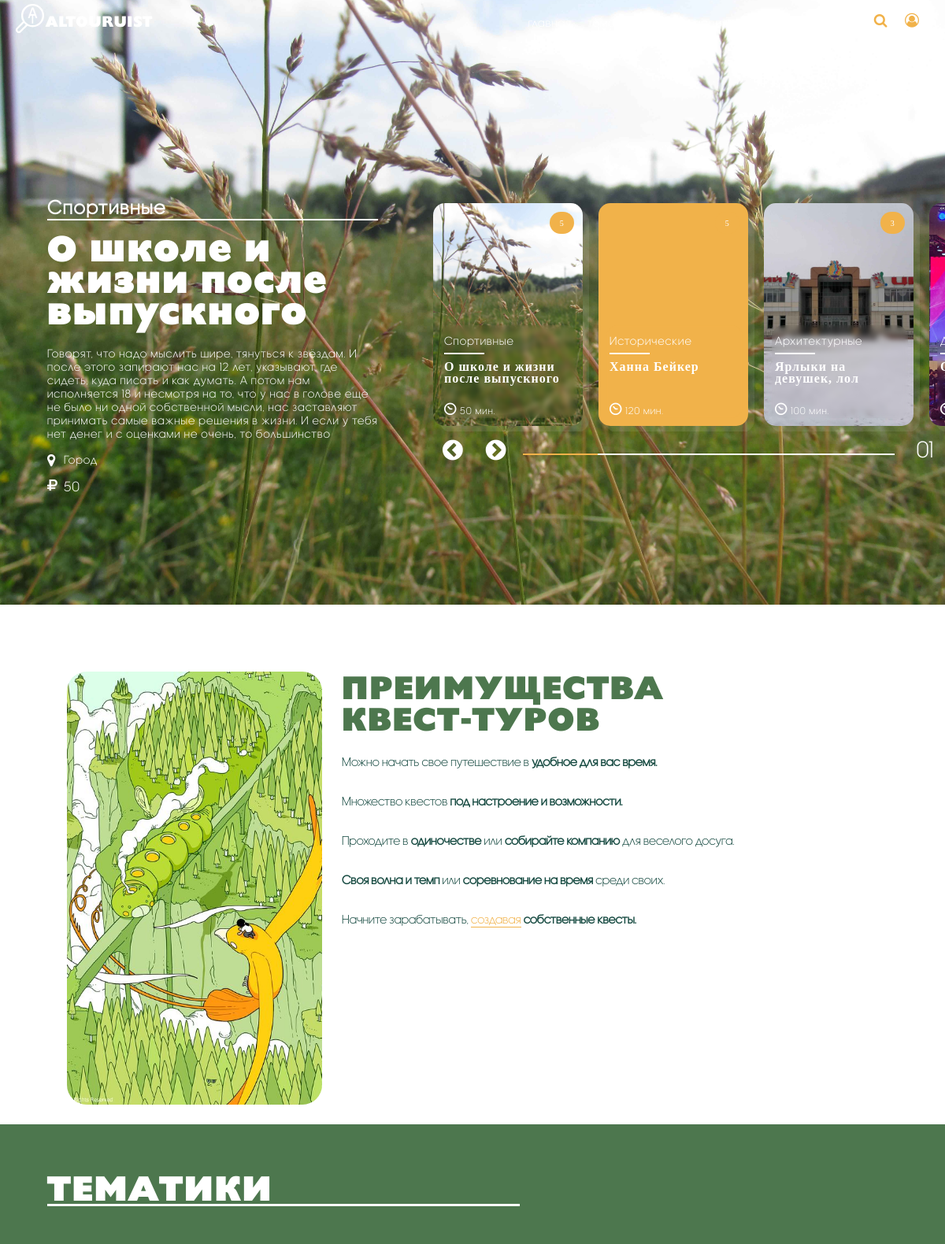
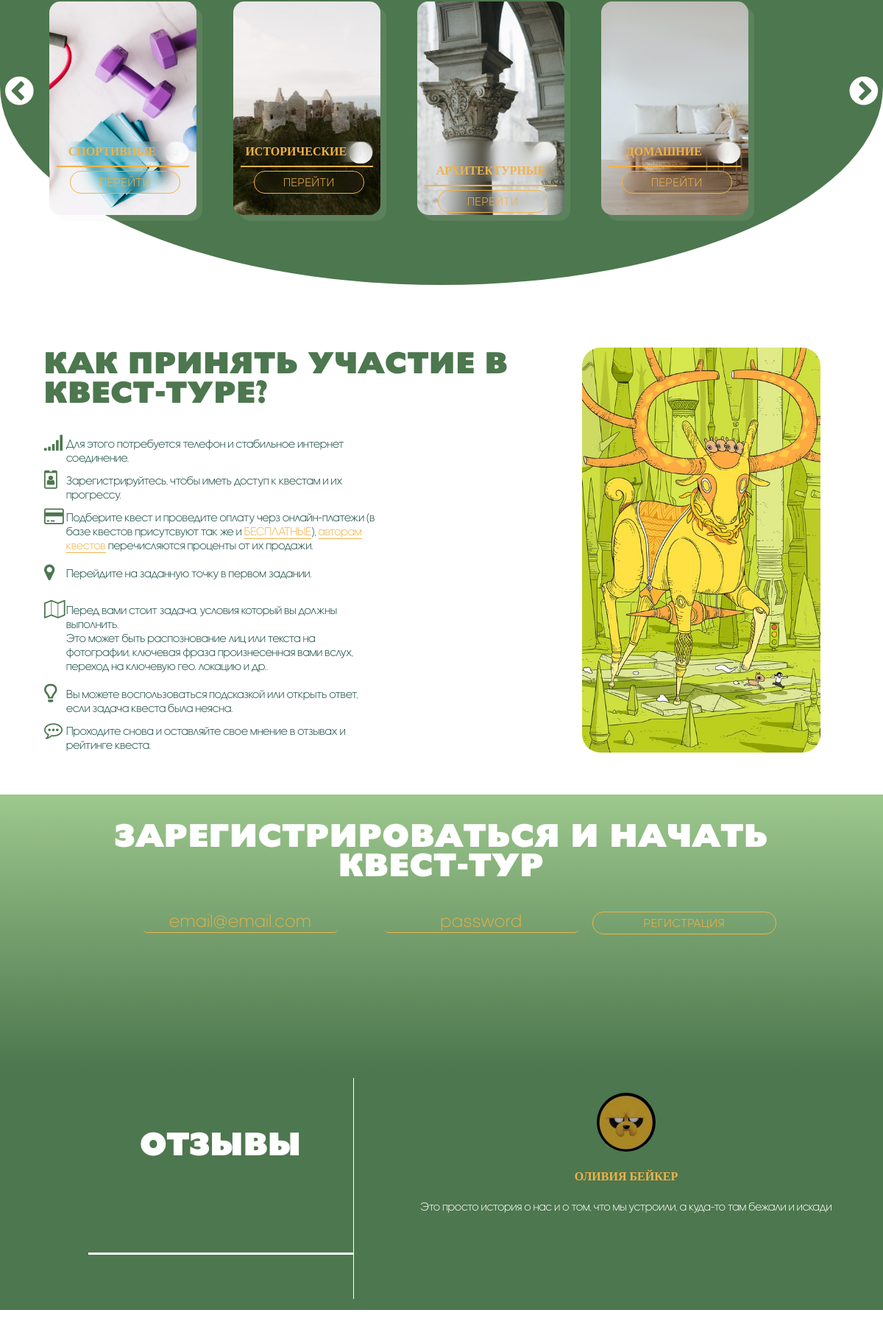
The page / (upper part) on the database its author committed (2 pictures, top to bottom).
### tables this page shows
CREATE TABLE `quests_altrst` (
  `id_quests` int(11) NOT NULL,
  `quests_name` varchar(250) DEFAULT NULL COMMENT 'название квеста',
  `text_quests` text COMMENT 'описание квеста',
  `reiting` varchar(9) DEFAULT NULL COMMENT 'рейтинг голосов за квест',
  `file` text,
  `age` varchar(2) DEFAULT NULL COMMENT 'возрастное ограничение',
  `sale` varchar(5) DEFAULT NULL COMMENT 'стоимость',
  `time` varchar(5) DEFAULT NULL COMMENT 'время прохождения',
  `distance` varchar(15) DEFAULT NULL,
  `man` varchar(2) DEFAULT NULL,
  `complication` varchar(11) DEFAULT NULL COMMENT 'сложность',
  `status` int(11) DEFAULT NULL COMMENT 'одобрен ли квест',
  `tegi` varchar(250) DEFAULT NULL COMMENT 'теги зависят от задач',
  `technical` varchar(250) DEFAULT NULL COMMENT ' технические требования',
  `id_location` int(11) DEFAULT NULL,
  `id_section` int(11) DEFAULT NULL,
  `id_t` int(11) DEFAULT NULL
);

CREATE TABLE `section` (
  `id_section` int(11) NOT NULL,
  `section_name` varchar(250) NOT NULL,
  `file` text NOT NULL
);

CREATE TABLE `location` (
  `id_location` int(11) NOT NULL,
  `location_name` varchar(100) NOT NULL,
  `sity` varchar(50) NOT NULL,
  `carta` text NOT NULL
);

CREATE TABLE `reviews` (
  `id` int(11) NOT NULL,
  `id_t` int(11) NOT NULL,
  `id_quests` int(11) NOT NULL,
  `assessment` int(2) DEFAULT NULL COMMENT 'Оценка',
  `text_quests` text COMMENT 'Текст рецензии',
  `date` date DEFAULT NULL
);

CREATE TABLE `user_tourist` (
  `id_t` int(11) NOT NULL COMMENT 'ид',
  `name_t` varchar(100) NOT NULL COMMENT 'имя для сайта',
  `email_t` varchar(250) NOT NULL,
  `password_t` varchar(255) DEFAULT NULL COMMENT 'пароль',
  `number_t` varchar(20) NOT NULL,
  `cookies_hash` varchar(255) DEFAULT NULL COMMENT 'для безопасной авторизации без пароля',
  `rating` int(10) DEFAULT NULL COMMENT 'рейтинг по прохождениям',
  `avatar` text COMMENT 'путь к аватарке',
  `email_confirmation` varchar(250) DEFAULT NULL COMMENT 'подверждение почты',
  `number_confirmation` int(15) NOT NULL,
  `repassword_t` varchar(250) DEFAULT NULL COMMENT 'хеш сумма для восстановления пароля',
  `date_of_visit` date DEFAULT NULL COMMENT 'дата визита',
  `role_admin` int(11) DEFAULT NULL
);

### index.php (the view, shortened to what this page needs)
<!DOCTYPE html>
<html lang="ru">
<head>
    <link rel="stylesheet" type="text/css" href="css/style_other.css">
    <link rel="stylesheet" type="text/css" href="css/style_head.css">
    <link rel="stylesheet" type="text/css" href="css/style_head_media.css">
</head>
<body>
<div class="block_head">
    <?php
    global $connect;
    ?>
    <header>
        <a href='index.php'><img class='logo_img' src="img/logo1.svg">
            <h3 class='logo_title'>altouruist</h3></a>
    </header>
    <div class='nav_right'>
        <input type="text" name="search" class="input_search" pattern="^[?!,-.а-яА-ЯёЁ0-9\s]+$"><input type="button" class='button_check' name="search_button" value="&#xe800;" id='search_button'>
        <input  type="button" id='reg_button' name="reg_button" class='button_check' value="&#xf2be;" >
    </div>
    <nav class='menu_head'>
        <ul>
            <a href='#top'><li>Главная</li></a>
            <a href='#them'><li>Тематики</li></a>
            <a href='#inf'><li>Информация</li></a>
            <a href='#feedback'><li>Отзывы</li></a>
            <a href='#contact'><li>Ссылки</li></a>
        </ul>
    </nav>
    <div class='right_list'>
        <?php
        $section = mysqli_query($connect, "SELECT * FROM `section` ");
        $array_count = mysqli_num_rows($section);
        for($i=1;$i<=$array_count;$i++){
        $array = mysqli_fetch_assoc($section);
        $id_section = $array["id_section"];
        $section_name = $array["section_name"];
        $quest = mysqli_query($connect, "SELECT * FROM `quests_altrst` WHERE `id_section`='$id_section'  ORDER BY reiting DESC LIMIT 1");
        $array_quest = mysqli_fetch_assoc($quest);
        $id_quests = $array_quest["id_quests"];
        $quests_name = $array_quest["quests_name"];
        $text_quests = $array_quest["text_quests"];
        $file = $array_quest["file"];
        $sale = $array_quest["sale"];
        $time = $array_quest["time"];
        $complication = $array_quest["complication"];
        $id_location = $array_quest["id_location"];
        $location_section = mysqli_query($connect, "SELECT * FROM `location` WHERE `id_location`='$id_location'");
        $array_location = mysqli_fetch_assoc($location_section);
        $location_name = $array_location["location_name"];
        print<<<block
         <section class='block_quest' num='$i' style="background-image: url('$file');">
            <abbr class='d_block' src="$file"></abbr>
            <p class='hard_level' title="Сложность прохождения" style='background:#F1B24A;'>$complication</p>
            <div class="block_blur">
                <h5 id='head_tem'><a href="section_quest.php?section=$id_section">$section_name</a></h5>
                <hr>
                <h4 id='name_quest'><a href="quest_tour.php?id_quest=$id_quests">$quests_name</a></h4>
                <p class="icon">&#xe802;</p><p class='time_s' title="Время прохождения">$time мин.</p>
                <p class="class_none" id='histori'>$text_quests</p>
                <p class="class_none" id='location'><a href="section_quest.php?location=$id_location">$location_name</a></p>
                <p class="class_none" id='sum'>$sale</p>
            </div>
        </section>
block;
        }
        ?>
    </div>
    <section class='left_info'>
        <?php
        $quest_id = mysqli_query($connect, "SELECT * FROM `quests_altrst` WHERE `id_section`='1'  ORDER BY reiting DESC LIMIT 1");
        $array_quest_id = mysqli_fetch_assoc($quest_id);
        $quests_name = $array_quest_id["quests_name"];
        $text_quests = $array_quest_id["text_quests"];
        $sale = $array_quest_id["sale"];
        $id_location = $array_quest_id["id_location"];
        $location_section = mysqli_query($connect, "SELECT * FROM `location` WHERE `id_location`='$id_location'");
        $array_location = mysqli_fetch_assoc($location_section);
        $location_name = $array_location["location_name"];
print<<<id
        <h5 id='tem_result'><a href="section_quest.php?section=$id_section">Спортивные</a></h5>
        <a href="quest_tour.php?id_quest="><h4 id='name_result'>$quests_name</h4></a>
        <span id='info_result'>$text_quests</span>
        <p class="icon" style="width: 5%;">&#xe801;</p><span style='width: 95%;' id='location_result'><a href="section_quest.php?location=$id_location">$location_name</a></span>
        <p class="icon" style="width: 5%;">&#xf158;</p><p id='sum_result' style="width: 95%;">$sale</p>
id;
?>
    </section>
    <div class='left_slide'>
        <input type="button" id="l" value="&#xf137;" rel='5'>
        <input type="button" id="r" value="&#xf138;" rel='5'>
        <hr class='clr_hr' style="border: 1px solid #F1B24A"><hr class='clr_hr'><hr class='clr_hr'><hr class='clr_hr'><hr class='clr_hr'>
        <p id='str_num'>01</p>
    </div>
</div>
<section class="plus_quest">
    <img class='left_gif' src="img/gif_log.jpg">
    <h3>Преимущества<br> квест-туров</h3>
    <li>Можно начать свое путешествие в <b>удобное для вас время.</b></li>
    <li>Множество квестов <b>под настроение и возможности.</b></li>
    <li>Проходите в <b> одиночестве</b> или <b>собирайте компанию</b> для веселого досуга.</li>
    <li><b>Своя волна и темп</b> или <b>соревнование на время</b> среди своих.</li>
    <li>Начните зарабатывать, <a href="#inf_reg">создавая</a> <b>собственные квесты.</b></li>
</section>
<div class="slide_quest_block">
    <h5>Тематики</h5>
    <input type="button" id='l_s' name="" value="&#xf137;">
    <input type="button" id='r_s' name="" value="&#xf138;">
    <div class='center_list'>
<?php
        $section = mysqli_query($connect,"SELECT * FROM `section`");
        $section_count=mysqli_num_rows($section);
        for ($i = 1;$i <= $section_count;$i++) {
            $array=mysqli_fetch_assoc($section);
            $id_section=$array["id_section"];
            $section_name=$array["section_name"];
            $file=$array["file"];
            $count_quest=mysqli_query($connect,"SELECT * FROM `quests_altrst` WHERE `id_section`='$id_section' AND `status`='1'");
            $number_count=mysqli_num_rows($count_quest);
            print<<<section
		<section class='section_li' style="background-image: url($file);">
		<p class="hard_level">$number_count</p>
		<a href="section_quest.php?section=$id_section">
		<h4>$section_name</h4>
		</a>
		<hr>
		<a style='border:none;' href='section_quest.php?section=$id_section'>
		<input style=' backdrop-filter: blur(8px);' type="button" class='button_action' name="quest_info" value="Перейти">
		</a>
		</section>
section;
        }
        ?>
    </div>
</div>
<div class="plus_quest">
    <img class='left_gif' src="img/gif_log2.jpg" style="float: right;">
    <h3>Как принять участие в квест-туре?</h3>
    <ul class='li_quest'>
        <p class="icon_list">&#xe803;</p><li>Для этого потребуется телефон и стабильное интернет соединение.</li>
        <p class="icon_list">&#xf2c1;</p><li>Зарегистрируйтесь, чтобы иметь доступ к квестам и их прогрессу.</li>
        <p class="icon_list">&#xe804;</p><li>Подберите квест и проведите оплату черз онлайн-платежи (в базе квестов присутсвуют так же и <a href="#">БЕСПЛАТНЫЕ</a>), <a href="#inf_reg">авторам квестов</a> перечисляются проценты от их продажи.<br><br></li>
        <p class="icon_list">&#xe801;</p><li>Перейдите на заданную точку в первом задании.</li>
        <p class="icon_list">&#xf278;</p><li>Перед вами стоит задача, условия который вы должны выполнить.<br>Это может быть распознование лиц или текста на фотографии, ключевая фраза произнесенная вами вслух, переход на ключевую гео. локацию и др..<br><br></li>
        <p class="icon_list">&#xe805;</p><li>Вы можете воспользоваться подсказкой или открыть ответ, если задача квеста была неясна.</li>
        <p class="icon_list">&#xf27b;</p><li>Проходите снова и оставляйте свое мнение в отзывах и рейтинге квеста.</li>
    </ul>
</div>
<div class="block_reg">
    <p>Зарегистрироваться и начать квест-тур</p>
    <form id='spped_reg'>
        <input type="text" required name="email" class="input_mail" placeholder="email@email.com" pattern="\S+@[a-z]+.[a-z]+">
        <input type="password" required name="password" class="input_mail" placeholder="password" pattern="(?=^.{6,}$)((?=.*\d)|(?=.*\W+))(?![.\n])(?=.*[A-Z])(?=.*[a-z]).*$">
        <input style='width: 250px;' type="button" onclick='speed_reg()' value="Регистрация" class='button_action'>
    </form>
</div>
<div class="block_person">
    <h5>Отзывы</h5>
    <div class='soc_center'>
        <?php
        $user_soc = mysqli_query($connect,"SELECT * FROM `reviews` ORDER BY RAND() LIMIT 5");
        for ($i=0; $i<5;$i++){
            $array_feedback = mysqli_fetch_assoc($user_soc);
            $id_t_feedback = $array_feedback['id_t'];
            $id_quests= $array_feedback['id_quests'];
            $text_quests= $array_feedback['text_quests'];
            $user_name = mysqli_query($connect,"SELECT `avatar`  FROM `user_tourist` WHERE `id_t`='$id_t_feedback'");
            $user = mysqli_fetch_assoc($user_name);
            $avatar = $user['avatar'];
            $quest_soc = mysqli_query($connect,"SELECT `quests_name` FROM `quests_altrst` WHERE `id_quests`='$id_quests'");
            $quest = mysqli_fetch_assoc($quest_soc);
            $quests_name = $quest['quests_name'];
            print<<<feed
        <li class="user_soc"><img src="$avatar"><a href="quest_tour.php?id_quest=$id_quests"><h4>$quests_name</h4></a><p>$text_quests</p></li>
feed;
        }
        ?>
        </div>
</div>
</body>
</html>

### css/style_other.css (style rules this page uses)
body { margin: 0; padding: 0; overflow-x: hidden; }
.icon { font-family: "fontello"; font-style: normal; font-weight: normal; text-decoration: inherit; font-size: 19px; margin: 5px 5px 0 0; padding: 0; width: 15px; float: left; font-variant: normal; text-transform: none; -webkit-font-smoothing: antialiased; -moz-osx-font-smoothing: grayscale; }
.icon_list { font-family: "fontello"; font-style: normal; font-weight: normal; text-decoration: inherit; margin: -5px 5px 0 0; padding: 0; float: left; clear: left; font-size: 25px; color: #4D774E; font-variant: normal; text-transform: none; width: 1em; -webkit-font-smoothing: antialiased; -moz-osx-font-smoothing: grayscale; }
p { margin: 0; padding: 0; }
.logo_img { float: left; width: 3%; margin: 5px 2px 2px 20px; }
.logo_title { float: left; font-family: 'head'; text-transform: uppercase; color: #FFFFFF; margin: 15px 0 0 0; letter-spacing:1.5px; }
.nav_right { float: right; margin-right: 2%; }
.button_check { border-radius: 25px; margin:8px 0 8px 0; background: none; border: none; color: #F1B24A; font-size: 18px; font-family: "fontello"; font-style: normal; font-weight: normal; display: inline-block; text-decoration: inherit; width: 2em; height:2em; text-align: center; font-variant: normal; text-transform: none; -webkit-font-smoothing: antialiased; -moz-osx-font-smoothing: grayscale; cursor: pointer; outline: none; border: 1px solid transparent; }
.button_action { font-family: 'normal'; background: none; border:1px solid #F1B24A; color:#F1B24A; text-transform: uppercase; outline: none; border-radius: 15px; min-width: 150px; padding: 5px; font-size: 16px; cursor: pointer; letter-spacing: 1px; margin-left: 5px; }
.hard_level { background: none; border: none; border-radius: 50%; width: 8%; text-align: center; margin: 15px 10px 0px 50px; outline: none; font-family: 'normal'; font-size: 25px; letter-spacing: 1px; }
.input_mail { background: none; border: none; border-bottom: 1px solid #F1B24A; border-radius: 5px; width: 22%; text-align: center; margin: 15px 10px 0px 50px; outline: none; font-family: 'normal'; font-size: 25px; color:#F1B24A; letter-spacing: 1px; }
.input_mail::placeholder { color:#F1B24A; opacity: 0.8; }

### rows shown on the page
quests_altrst: file (picture), complication "5", id_section.section_name "Спортивные", quests_name "О школе и жизни после выпускного", time "50", text_quests "Говорят, что надо мыслить шире, тянуться к звёздам. И после этого запирают нас на 12 лет, указывают, где сидеть, куда писать и как думать. А потом нам исполняется 18 и несмотря на то, что у нас в голове ещё не было ни одной собственной мысли, нас заставляют принимать самые важные решения в жизни. И если у тебя нет денег и с оценками не очень, то большинство…", sale "50"
quests_altrst: complication "5", id_section.section_name "Исторические", quests_name "Ханна Бейкер", time "120"
quests_altrst: file (picture), complication "3", id_section.section_name "Архитектурные", quests_name "Ярлыки на девушек, лол", time "100"
quests_altrst: file (picture)
location: location_name "Город"
section: file (picture), number_count "2", section_name "СПОРТИВНЫЕ"
section: file (picture), number_count "1", section_name "ИСТОРИЧЕСКИЕ"
section: file (picture), section_name "АРХИТЕКТУРНЫЕ"
section: file (picture), number_count "1", section_name "ДОМАШНИЕ"
reviews: id_t.avatar (picture), id_quests.quests_name "ОЛИВИЯ БЕЙКЕР", text_quests "Это просто история о нас и о том, что мы устроили, а куда-то там бежали и искади"
